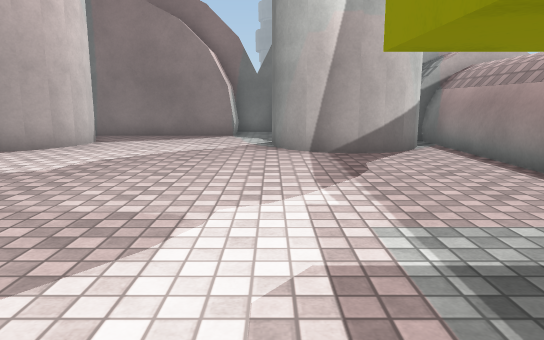
[1] (above)

16 first-person views from a walk through a Unity game level. The camera is 1.2 m above the floor, tilts 10° down and sees 70° across. The floor is counted in squares, 1 m on a side. Each view is taken from the middle of a square. On the plan, view 1 faces up. The plan holds only what a view shows up to about 15 squares ahead; the rest is blank. The place goes on beyond the plan. Surface patterns are stand-ins for the level's own textures.

[2]
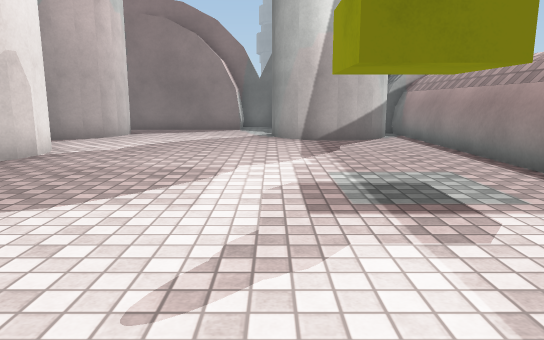

[3]
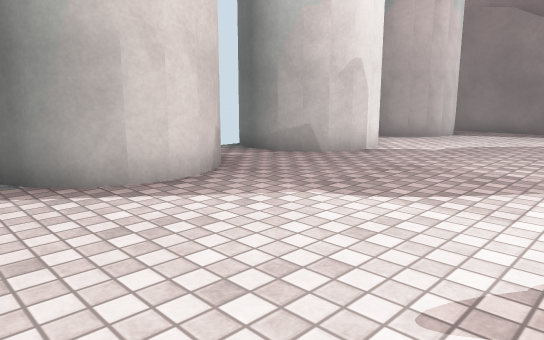

[4]
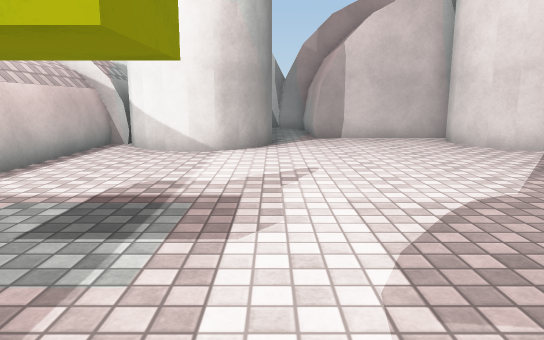

[5]
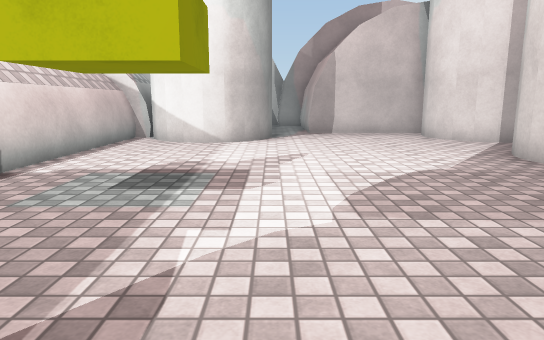

[6]
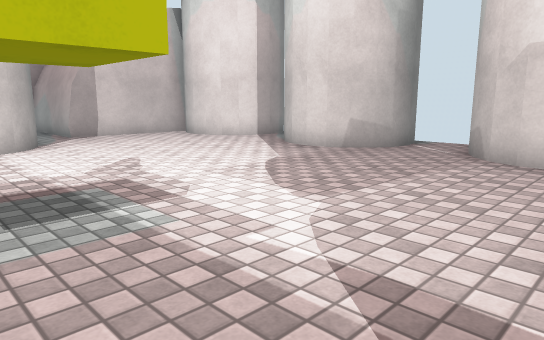

[7]
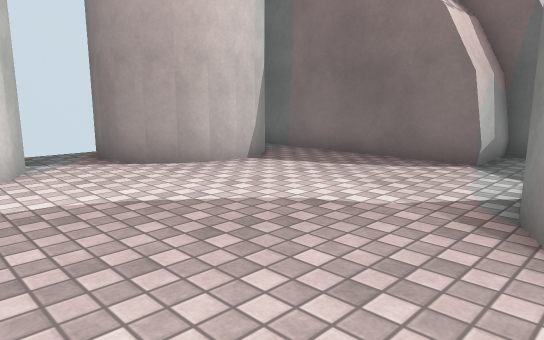

[8]
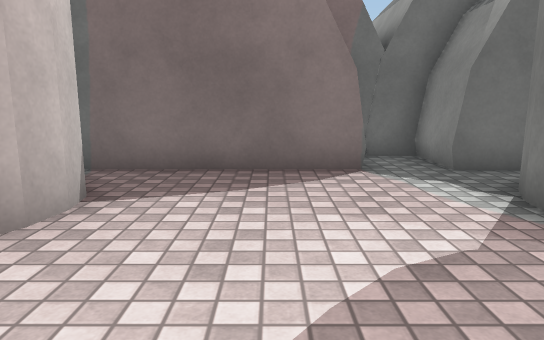

[9]
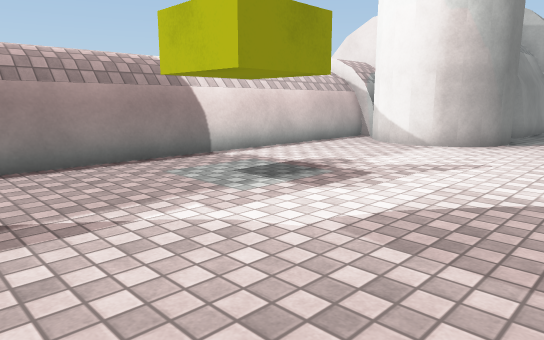

[10]
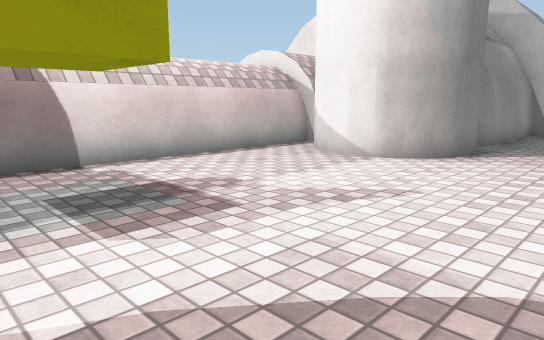

[11]
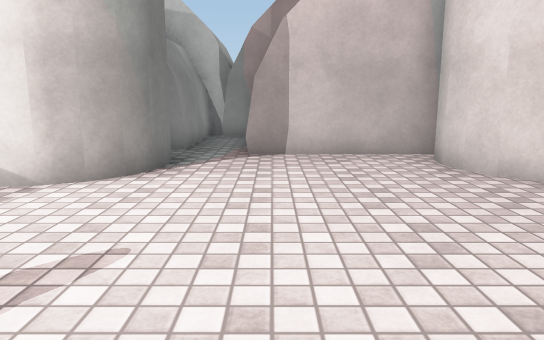

[12]
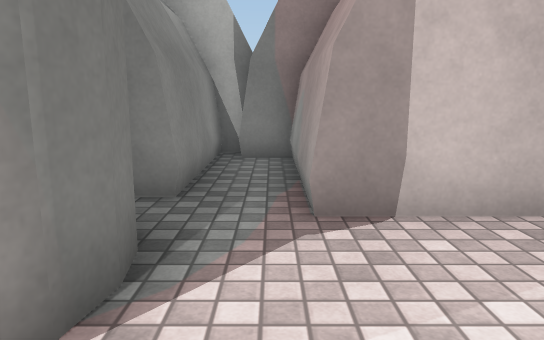

[13]
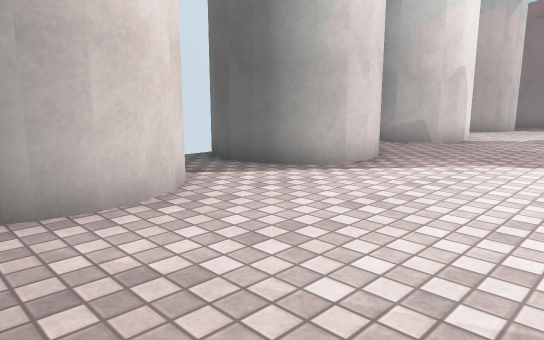

[14]
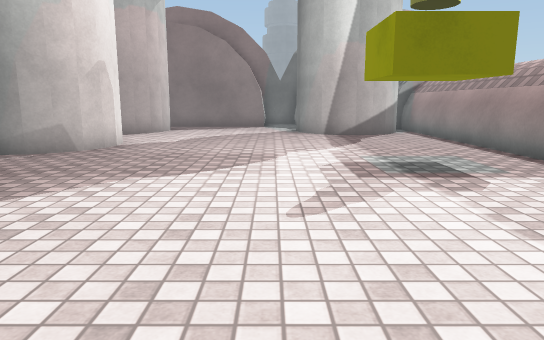

[15]
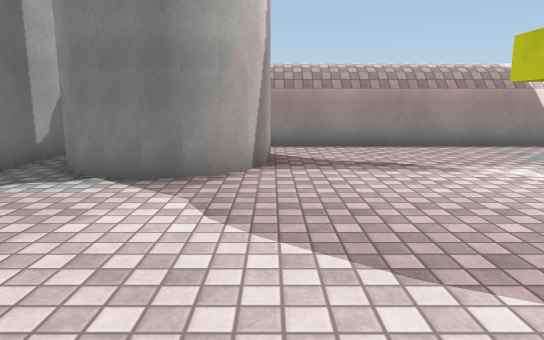

[16]
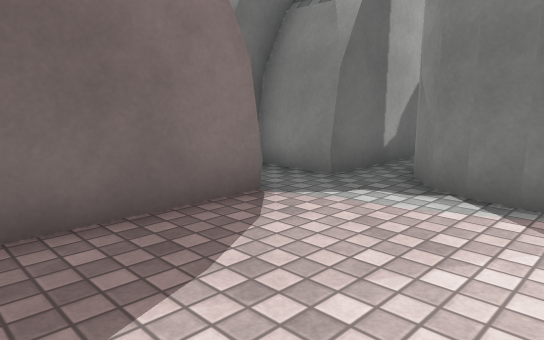

### Floor plan
Points are (right, up) in squares from view 1. A wall is a line through its corners. A room is listed if a view was taken in it or the views show most of it. See-through windows are left out.
Room 1 (views 1, 2, 3, 4, 5, 6, 7, 8, 9, 10, 11, 12, 14, 15, 16)
walls: (-8, 2) (-7.3, 2.1) (-6.7, 2) (-6.1, 1.7) (-5.7, 1.2) (-5.4, 0.7) (-5.3, 0.1) (-5.4, -0.6) (-5.7, -1.1) (-6.1, -1.6) (-6.7, -1.8) (-7.3, -1.9) (-7.9, -1.8) (-8.5, -1.5); (-6.7, 7.7) (-6.1, 7.4) (-5.7, 6.9) (-5.4, 6.4) (-5.3, 5.8) (-5.4, 5.1) (-5.7, 4.6) (-6.1, 4.1) (-6.7, 3.9) (-7.3, 3.8) (-7.9, 3.9) (-8.5, 4.1); (3.6, 9.9) (3.2, 9.4) (2.6, 9.1) (2, 9) (1.4, 9.1) (0.8, 9.4) (0.4, 9.9) (0.1, 10.4) (0, 11) (0.1, 11.6) (0.4, 12.2) (0.8, 12.6) (1.4, 12.9); (-5.4, 10.6) (-5.7, 10); (0.1, -6) (0, -5.4) (0.1, -4.8) (0.4, -4.2) (0.8, -3.8) (1.4, -3.5) (2, -3.4) (2.6, -3.5) (3.2, -3.8) (3.6, -4.2) (3.9, -4.8); (-8, -3.5) (-7.3, -3.4) (-6.7, -3.5) (-6.1, -3.8) (-5.7, -4.2) (-5.4, -4.8) (-5.3, -5.4) (-5.4, -6); (4.1, -5.1) (5.1, -5.1); (4.6, -5.2) (4.6, 12); (4.8, -5.1) (4.8, 12); (-5.7, 12.5) (-5.4, 11.9) (-5.3, 11.2) (-5.4, 10.3) (-6.1, 9.6) (-6.6, 9.3); (-1.5, 13.8) (-7.1, 13.8); (-5.9, -7) (-1.5, -7); (3.4, 13.8) (0.3, 13.8)
ways out: opening at (-1, -7) to room 2
objects: yellow block (1, 2) to (3, 3)
Room 2 (view 13)
walls: (-1.5, -7) (-1.5, -11.4) (-0.2, -11.4); (0.3, -12.2) (0.3, -7.8) (0.8, -7.8)
ways out: opening at (-1, -7) to room 1

Positions as (right, up) in squares from view 1, and headings:
1: (0, 0), facing up
2: (0, -3), facing up
3: (0, -3), facing up-left
4: (0, 6), facing down
5: (0, 8), facing down
6: (3, 7), facing down-left
7: (1, 6), facing up-left
8: (-3, 7), facing up
9: (-3, 7), facing down-right
10: (-3, 4), facing down-right
11: (-2, 2), facing down
12: (-1, -3), facing down
13: (-1, -7), facing up-left
14: (-1, -5), facing up
15: (-6, 9), facing right
16: (-5, 10), facing up-right
